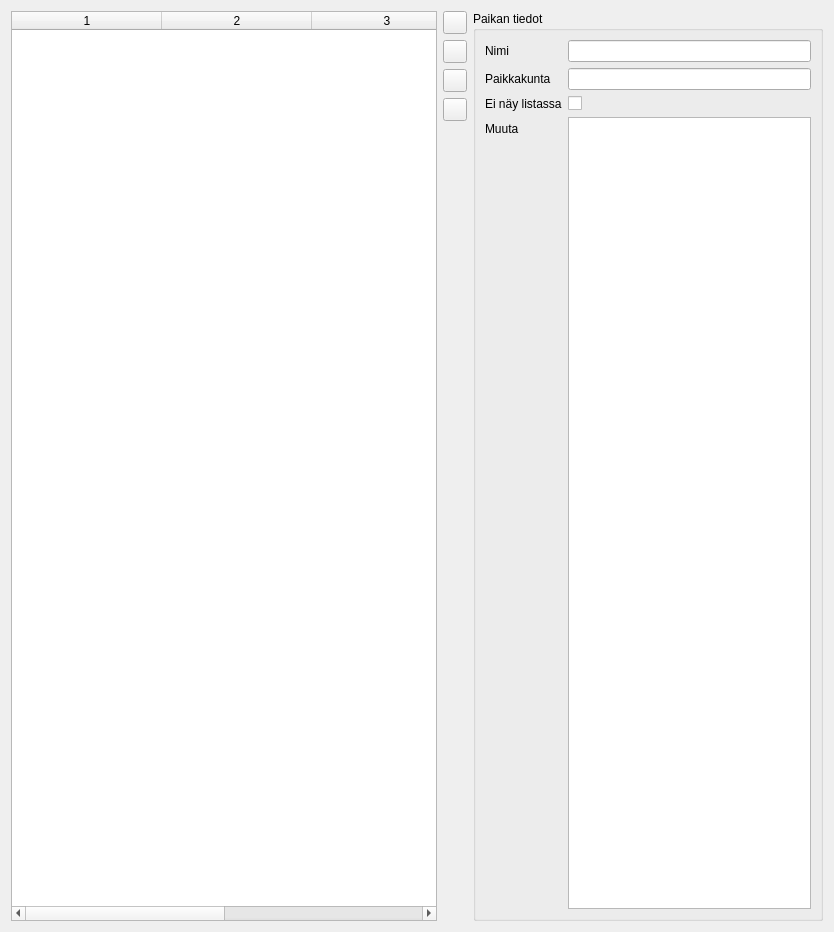
<?xml version="1.0" encoding="UTF-8"?>
<ui version="4.0">
 <class>PlaceForm</class>
 <widget class="QWidget" name="PlaceForm">
  <property name="geometry">
   <rect>
    <x>0</x>
    <y>0</y>
    <width>834</width>
    <height>932</height>
   </rect>
  </property>
  <property name="windowTitle">
   <string>Form</string>
  </property>
  <layout class="QHBoxLayout" name="horizontalLayout">
   <item>
    <layout class="QVBoxLayout" name="verticalLayout">
     <item>
      <widget class="QTableWidget" name="place_list">
       <property name="editTriggers">
        <set>QAbstractItemView::NoEditTriggers</set>
       </property>
       <property name="alternatingRowColors">
        <bool>true</bool>
       </property>
       <property name="selectionMode">
        <enum>QAbstractItemView::SingleSelection</enum>
       </property>
       <property name="selectionBehavior">
        <enum>QAbstractItemView::SelectRows</enum>
       </property>
       <property name="showGrid">
        <bool>false</bool>
       </property>
       <property name="sortingEnabled">
        <bool>true</bool>
       </property>
       <property name="columnCount">
        <number>4</number>
       </property>
       <attribute name="horizontalHeaderDefaultSectionSize">
        <number>150</number>
       </attribute>
       <attribute name="horizontalHeaderStretchLastSection">
        <bool>true</bool>
       </attribute>
       <attribute name="verticalHeaderVisible">
        <bool>false</bool>
       </attribute>
       <attribute name="verticalHeaderDefaultSectionSize">
        <number>20</number>
       </attribute>
       <column/>
       <column/>
       <column/>
       <column/>
      </widget>
     </item>
    </layout>
   </item>
   <item>
    <layout class="QVBoxLayout" name="verticalLayout_2">
     <item>
      <widget class="QToolButton" name="place_new">
       <property name="toolTip">
        <string>Uusi kalapaikka</string>
       </property>
       <property name="text">
        <string/>
       </property>
       <property name="icon">
        <iconset resource="resources.qrc">
         <normaloff>:/res/document-new.png</normaloff>:/res/document-new.png</iconset>
       </property>
       <property name="shortcut">
        <string>Ctrl+N</string>
       </property>
      </widget>
     </item>
     <item>
      <widget class="QToolButton" name="place_undo">
       <property name="toolTip">
        <string>Peru muutokset</string>
       </property>
       <property name="text">
        <string/>
       </property>
       <property name="icon">
        <iconset resource="resources.qrc">
         <normaloff>:/res/edit-undo.png</normaloff>:/res/edit-undo.png</iconset>
       </property>
       <property name="shortcut">
        <string>Ctrl+Z</string>
       </property>
      </widget>
     </item>
     <item>
      <widget class="QToolButton" name="place_save">
       <property name="toolTip">
        <string>Tallenna</string>
       </property>
       <property name="text">
        <string/>
       </property>
       <property name="icon">
        <iconset resource="resources.qrc">
         <normaloff>:/res/document-save.png</normaloff>:/res/document-save.png</iconset>
       </property>
       <property name="shortcut">
        <string>Ctrl+S</string>
       </property>
      </widget>
     </item>
     <item>
      <widget class="QToolButton" name="place_delete">
       <property name="toolTip">
        <string>Poista</string>
       </property>
       <property name="text">
        <string/>
       </property>
       <property name="icon">
        <iconset resource="resources.qrc">
         <normaloff>:/res/edit-cut.png</normaloff>:/res/edit-cut.png</iconset>
       </property>
       <property name="shortcut">
        <string>Ctrl+X</string>
       </property>
      </widget>
     </item>
     <item>
      <spacer name="verticalSpacer">
       <property name="orientation">
        <enum>Qt::Vertical</enum>
       </property>
       <property name="sizeHint" stdset="0">
        <size>
         <width>20</width>
         <height>40</height>
        </size>
       </property>
      </spacer>
     </item>
    </layout>
   </item>
   <item>
    <widget class="QGroupBox" name="groupBox_2">
     <property name="minimumSize">
      <size>
       <width>350</width>
       <height>0</height>
      </size>
     </property>
     <property name="maximumSize">
      <size>
       <width>350</width>
       <height>16777215</height>
      </size>
     </property>
     <property name="title">
      <string>Paikan tiedot</string>
     </property>
     <layout class="QFormLayout" name="formLayout_3">
      <property name="fieldGrowthPolicy">
       <enum>QFormLayout::ExpandingFieldsGrow</enum>
      </property>
      <item row="0" column="0">
       <widget class="QLabel" name="label">
        <property name="text">
         <string>Nimi</string>
        </property>
       </widget>
      </item>
      <item row="0" column="1">
       <widget class="QLineEdit" name="place_name"/>
      </item>
      <item row="1" column="0">
       <widget class="QLabel" name="label_11">
        <property name="text">
         <string>Paikkakunta</string>
        </property>
       </widget>
      </item>
      <item row="1" column="1">
       <widget class="QLineEdit" name="place_city"/>
      </item>
      <item row="2" column="0">
       <widget class="QLabel" name="label_13">
        <property name="text">
         <string>Ei näy listassa</string>
        </property>
       </widget>
      </item>
      <item row="2" column="1">
       <widget class="QCheckBox" name="place_invisible">
        <property name="focusPolicy">
         <enum>Qt::WheelFocus</enum>
        </property>
        <property name="text">
         <string/>
        </property>
       </widget>
      </item>
      <item row="3" column="0">
       <widget class="QLabel" name="label_12">
        <property name="text">
         <string>Muuta</string>
        </property>
       </widget>
      </item>
      <item row="3" column="1">
       <widget class="QPlainTextEdit" name="place_misc"/>
      </item>
     </layout>
    </widget>
   </item>
  </layout>
 </widget>
 <resources>
  <include location="resources.qrc"/>
 </resources>
 <connections/>
</ui>
